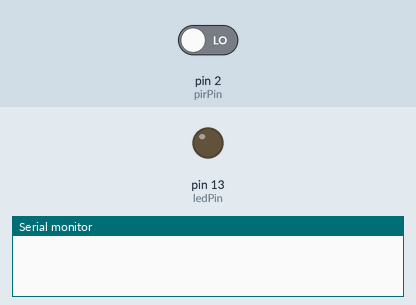
Simulated run of this sketch. Board: Arduino Uno, built with avr-gcc and run on an emulated ATmega328P. Parts: output pins drawn as LEDs (lit = HIGH), the last lines printed to the serial monitor. Inputs (shaded band) come from the test bench; at power-on: pin 2 (pirPin) LOW.

Above: at 1.2 s.
1.3 s: pin 2 (pirPin) driven HIGH
At 2.3 s:
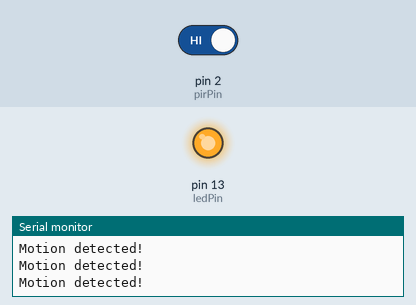
2.8 s: pin 2 (pirPin) driven LOW
At 4.0 s:
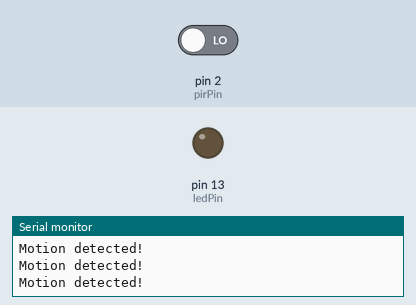
Timing chart, 0 to 5.8 s (numbered marks = the images above; inputs shaded):
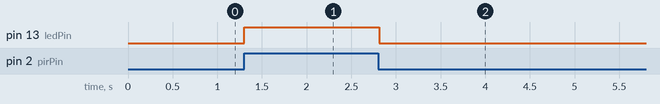

Measured:
- after the input at 1.3 s, pin 13 (ledPin): LOW → HIGH at once
- after the input at 2.8 s, pin 13 (ledPin): HIGH → LOW at once

The sketch:

pir_sensor1.ino
```cpp
int pirPin = 2;  // PIR sensor output pin
int ledPin = 13; // LED pin

void setup() {
    pinMode(pirPin, INPUT);
    pinMode(ledPin, OUTPUT);
    Serial.begin(9600);
}

void loop() {
    int motion = digitalRead(pirPin); // Read PIR sensor
    if (motion == HIGH) {  // If motion is detected
        digitalWrite(ledPin, HIGH);  // Turn on LED
        Serial.println("Motion detected!");
        delay(10);  // Wait for a second
    } else {
        digitalWrite(ledPin, LOW);  // Turn off LED
    }
}
```
